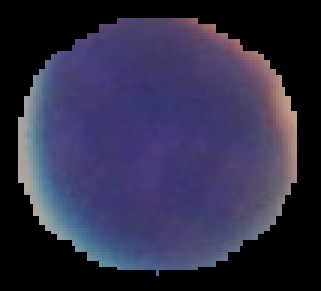
#> input picture Trabalho 2/dataset_linfocitos/linfocito00.png, 107 x 97 px (shown 3 times larger)
$ python Binarizar.py
#> lines starting #> are read from the running program, lines starting #| are printed output that depends on the picture; after the words box and inside, x2 and y2 are one past the last pixel; in counts of white or black regions, pixels touching at a corner belong together
import cv2
import os
import numpy as np


def carregar_imagem_em_cinza(caminho):
    imagem = cv2.imread(caminho, cv2.IMREAD_GRAYSCALE)
    if imagem is None:
        raise ValueError("Não foi possível carregar a imagem!")
    return imagem


def calcular_limiar_automatico(imagem):
    return np.mean(imagem)


def binarizar_imagem(imagem, limiar):
    _, binarizada = cv2.threshold(imagem, limiar, 255, cv2.THRESH_BINARY)
    return binarizada


def binarizar_imagem_automatica():
    caminho_imagem = input("Digite o caminho da imagem que deseja binarizar: ").strip()
#> the answer given: ../../../Trabalho 2/dataset_linfocitos/linfocito00.png

    if not os.path.isfile(caminho_imagem):
        print("Arquivo não encontrado!")
        return

    caminho_saida = input("Digite o caminho para salvar a imagem binarizada (com extensão .jpg ou .png): ").strip()
#> the answer given: out.png
    if not caminho_saida.lower().endswith((".jpg", ".jpeg", ".png")):
        print("Extensão inválida! Use .jpg ou .png")
        return

    try:
        imagem = carregar_imagem_em_cinza(caminho_imagem)
#> in carregar_imagem_em_cinza, `imagem = cv2.imread(caminho, cv2.IMREAD_GRAYSCALE)`:
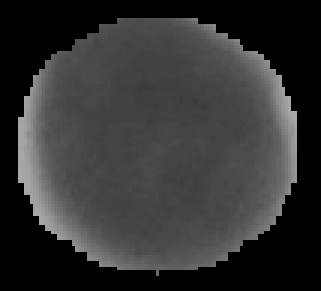
#> imagem: shape (97, 107) (shown 3 times larger); min 0, max 171, mean 51
        limiar = calcular_limiar_automatico(imagem)
#> limiar = 50.96
        print(f"Limiar automático calculado: {limiar:.2f}")
#| Limiar automático calculado: 50.96

        binarizada = binarizar_imagem(imagem, limiar)
#> in binarizar_imagem, `_, binarizada = cv2.threshold(imagem, limiar, 255, cv2.THRESH_BINARY)`:
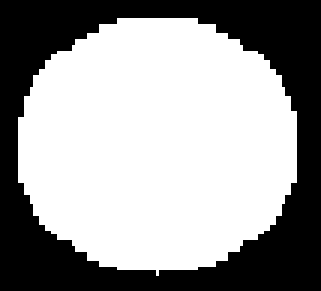
#> binarizada: shape (97, 107) (shown 3 times larger); 61.2% white; 1 black region, box (x1, y1, x2, y2) and area: (0, 0, 107, 97) 4031
        cv2.imwrite(caminho_saida, binarizada)
        print(f"Imagem binarizada salva com sucesso em: {caminho_saida}")
    except Exception as e:
        print(f"Erro ao processar a imagem: {e}")


if __name__ == "__main__":
    binarizar_imagem_automatica()

$ run again, on Trabalho 2/dataset_neutrofilos/neutrofilo00.png
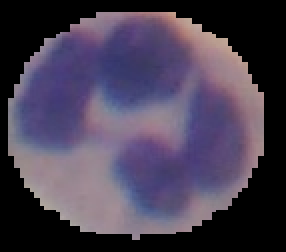
#> input picture Trabalho 2/dataset_neutrofilos/neutrofilo00.png, 143 x 126 px (shown 2 times larger)
#> in carregar_imagem_em_cinza, `imagem = cv2.imread(caminho, cv2.IMREAD_GRAYSCALE)`:
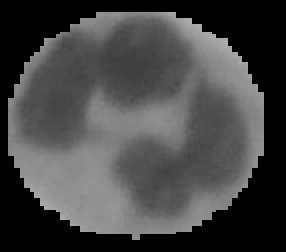
#> imagem: shape (126, 143) (shown 2 times larger); min 0, max 173, mean 69.2
#> limiar = 69.17
#| Limiar automático calculado: 69.17
#> in binarizar_imagem, `_, binarizada = cv2.threshold(imagem, limiar, 255, cv2.THRESH_BINARY)`:
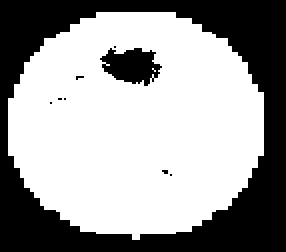
#> binarizada: shape (126, 143) (shown 2 times larger); 61.9% white; 9 black regions (7 under 20 px), largest, box (x1, y1, x2, y2) and area: (0, 0, 143, 126) 6465, (50, 24, 81, 43) 381

$ run again, on Trabalho 2/dataset_neutrofilos/neutrofilo01.png
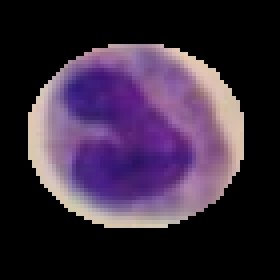
#> input picture Trabalho 2/dataset_neutrofilos/neutrofilo01.png, 70 x 70 px (shown 4 times larger)
#> in carregar_imagem_em_cinza, `imagem = cv2.imread(caminho, cv2.IMREAD_GRAYSCALE)`:
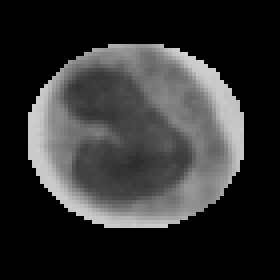
#> imagem: shape (70, 70) (shown 4 times larger); min 0, max 210, mean 48.6
#> limiar = 48.55
#| Limiar automático calculado: 48.55
#> in binarizar_imagem, `_, binarizada = cv2.threshold(imagem, limiar, 255, cv2.THRESH_BINARY)`:
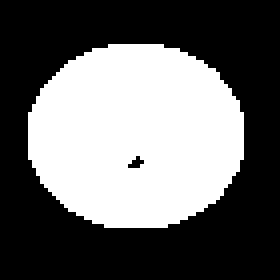
#> binarizada: shape (70, 70) (shown 4 times larger); 40.7% white; 1 white region, box (x1, y1, x2, y2) and area: (7, 11, 61, 57) 1994
